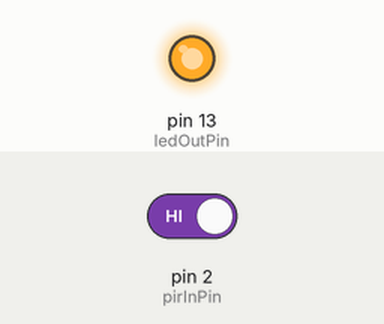
Recording of a sketch running on a simulated Arduino Uno, built with avr-gcc and run on an emulated ATmega328P. Parts: output pins drawn as LEDs (lit = HIGH). The test bench sets the inputs (shaded band); at power-on: pin 2 (pirInPin) HIGH.

Above: at 1.2 s.
1.3 s: pin 2 (pirInPin) driven LOW
At 2.5 s:
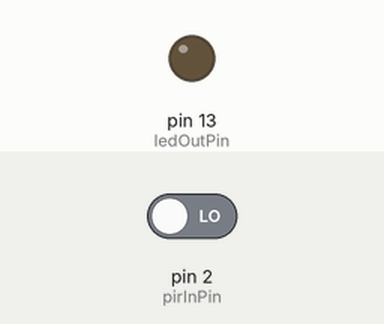
2.8 s: pin 2 (pirInPin) driven HIGH
At 3.7 s:
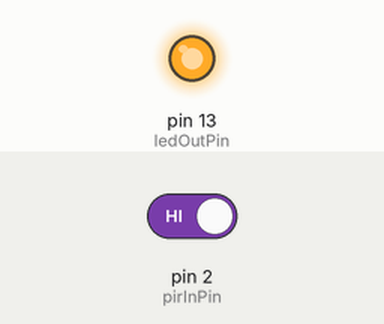
Timing chart, 0 to 5.8 s (numbered marks = the images above; inputs shaded):
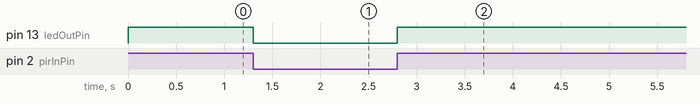

Measured:
- after the input at 1.3 s, pin 13 (ledOutPin): HIGH → LOW at once
- after the input at 2.8 s, pin 13 (ledOutPin): LOW → HIGH at once

The sketch:

PIR_Interrupt.ino
```cpp
/*
  PIR_Interrupt.ino
  Created by Kenny from www.iotbreaks.vn, April 14, 2016.
  Released into the public domain.
  Tutorial:
*/
const byte ledOutPin = 13; // LED connected to digital pin 13
const byte pirInPin = 2;  // HC-SR501 DOut connected to interrupt pin 2 (Int.0)
volatile byte val = HIGH; // variable to store the read value from PIR sensor.
                          // Default is HIGH for inactive state of PIR sensor
void setup() {
  pinMode(ledOutPin, OUTPUT);
  pinMode(pirInPin, INPUT_PULLUP);
  attachInterrupt(digitalPinToInterrupt(pirInPin), pirSensorDidChange, CHANGE);
  digitalWrite(ledOutPin,1);
}

void loop() {
  // Do nothing here
}

void pirSensorDidChange() {
  val = digitalRead(pirInPin);
  digitalWrite(ledOutPin, val);
}
```
